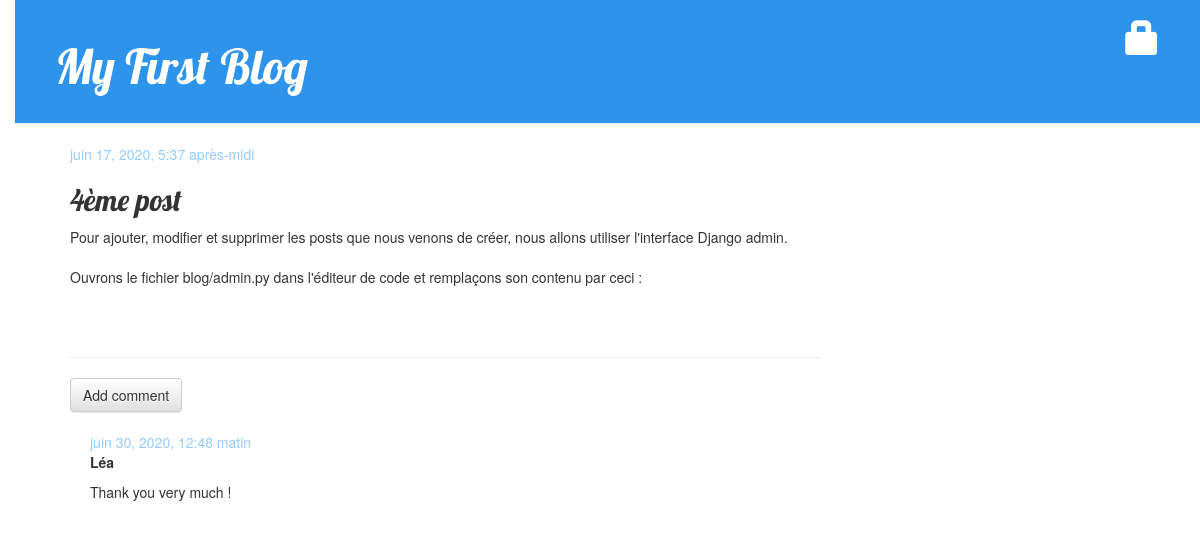
Page /post/6/ on the committed database.
### blog/models.py (models this page shows, shortened)
class Post(models.Model):
    author = models.ForeignKey(settings.AUTH_USER_MODEL, on_delete=models.CASCADE)
    title = models.CharField(max_length=200)
    text = models.TextField()
    created_date = models.DateTimeField(default=timezone.now)
    published_date = models.DateTimeField(blank=True, null=True)

class Comment(models.Model):
    post = models.ForeignKey('blog.Post', on_delete=models.CASCADE, related_name='comments')
    author = models.CharField(max_length=200)
    text = models.TextField()
    created_date = models.DateTimeField(default=timezone.now)
    approved_comment = models.BooleanField(default=False)

### blog/views.py (the view)
# urls.py: path('post/<int:pk>/', views.post_detail, name='post_detail'),
def post_detail(request, pk):
    post = get_object_or_404(Post, pk=pk)
    return render(request, 'blog/post_detail.html', {'post': post})

### blog/templates/blog/post_detail.html (shortened to what this page needs)
{% extends 'blog/base.html' %}
{% block content %}
    <div class="post">
        {% if post.published_date %}
            <div class="date">
                {{ post.published_date }}
            </div>
        {% else %}
        <a class="btn btn-default" href="{% url 'post_publish' pk=post.pk %}">Publish</a>
        {% endif %}
        <h2>{{ post.title }}</h2>
        <p>{{ post.text|linebreaksbr }}</p>
    </div>
    <hr>
    <a class="btn btn-default" href="{% url 'add_comment_to_post' pk=post.pk %}">Add comment</a>
    {% for comment in post.comments.all %}
        {% if user.is_authenticated or comment.approved_comment %}
        <div class="comment">
            <div class="date">
                {{ comment.created_date }}
            </div>
            <strong>{{ comment.author }}</strong>
            <p>{{ comment.text|linebreaks }}</p>
        </div>
        {% endif %}
    {% empty %}
        <p>No comments here yet :(</p>
    {% endfor %}
{% endblock %}

### blog/static/css/blog.css (style rules this page uses)
body { padding-left: 15px; }
h1, h2, h3, h4 { font-family: 'Lobster', cursive; }
.date { color: #94CBFA; }
.post { margin-bottom: 70px; }
.comment { margin: 20px 0px 20px 20px; }

### rows in the picture
Post: published_date "juin 17, 2020, 5:37 après-midi", title "4ème post", text "Pour ajouter, modifier et supprimer les posts que nous venons de créer, nous allons utiliser l'interface Django admin. Ouvrons le fichier blog/admin.py dans l'éditeur de code et remplaçons son contenu par ceci :"
Comment: created_date "juin 30, 2020, 12:48 matin", author "Léa", text "Thank you very much !"
